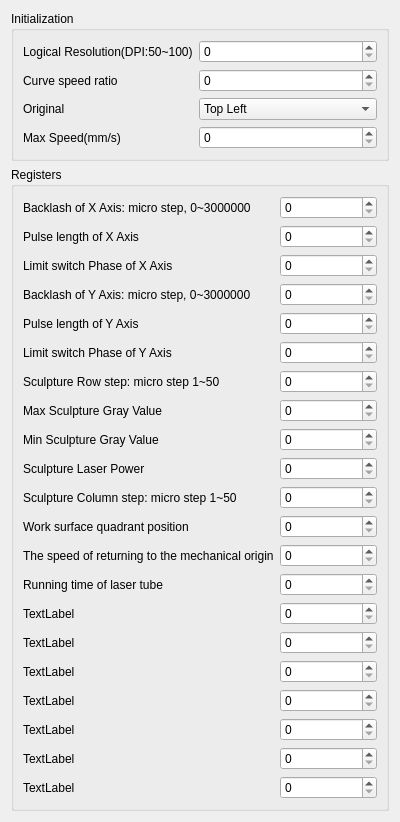
          <widget class="QWidget" name="scrollAreaWidgetContents">
           <property name="geometry">
            <rect>
             <x>0</x>
             <y>0</y>
             <width>400</width>
             <height>726</height>
            </rect>
           </property>
           <layout class="QVBoxLayout" name="verticalLayout_15">
            <item>
             <widget class="QGroupBox" name="groupBox_9">
              <property name="title">
               <string>Initialization</string>
              </property>
              <layout class="QFormLayout" name="formLayout_4">
               <item row="0" column="0">
                <widget class="QLabel" name="label_33">
                 <property name="text">
                  <string>Logical Resolution(DPI:50~100)</string>
                 </property>
                </widget>
               </item>
               <item row="1" column="0">
                <widget class="QLabel" name="label_34">
                 <property name="text">
                  <string>Curve speed ratio</string>
                 </property>
                </widget>
               </item>
               <item row="2" column="0">
                <widget class="QLabel" name="label_35">
                 <property name="text">
                  <string>Original</string>
                 </property>
                </widget>
               </item>
               <item row="3" column="0">
                <widget class="QLabel" name="label_36">
                 <property name="text">
                  <string>Max Speed(mm/s)</string>
                 </property>
                </widget>
               </item>
               <item row="0" column="1">
                <widget class="QSpinBox" name="spinBox_15"/>
               </item>
               <item row="1" column="1">
                <widget class="QSpinBox" name="spinBox_16"/>
               </item>
               <item row="3" column="1">
                <widget class="QSpinBox" name="spinBox_18"/>
               </item>
               <item row="2" column="1">
                <widget class="QComboBox" name="comboBox_5">
                 <item>
                  <property name="text">
                   <string>Top Left</string>
                  </property>
                 </item>
                 <item>
                  <property name="text">
                   <string>Top Right</string>
                  </property>
                 </item>
                 <item>
                  <property name="text">
                   <string>Bottom Left</string>
                  </property>
                 </item>
                 <item>
                  <property name="text">
                   <string>Bottom Right</string>
                  </property>
                 </item>
                </widget>
               </item>
              </layout>
             </widget>
            </item>
            <item>
             <widget class="QGroupBox" name="groupBox_10">
              <property name="title">
               <string>Registers</string>
              </property>
              <layout class="QFormLayout" name="formLayout_5">
               <item row="0" column="0">
                <widget class="QLabel" name="label_37">
                 <property name="text">
                  <string>Backlash of X Axis: micro step, 0~3000000</string>
                 </property>
                </widget>
               </item>
               <item row="0" column="1">
                <widget class="QSpinBox" name="spinBox_19"/>
               </item>
               <item row="1" column="0">
                <widget class="QLabel" name="label_38">
                 <property name="text">
                  <string>Pulse length of X Axis</string>
                 </property>
                </widget>
               </item>
               <item row="1" column="1">
                <widget class="QSpinBox" name="spinBox_20"/>
               </item>
               <item row="2" column="0">
                <widget class="QLabel" name="label_39">
                 <property name="text">
                  <string>Limit switch Phase of X Axis</string>
                 </property>
                </widget>
               </item>
               <item row="2" column="1">
                <widget class="QSpinBox" name="spinBox_21"/>
               </item>
               <item row="3" column="0">
                <widget class="QLabel" name="label_40">
                 <property name="text">
                  <string>Backlash of Y Axis: micro step, 0~3000000</string>
                 </property>
                </widget>
               </item>
               <item row="3" column="1">
                <widget class="QSpinBox" name="spinBox_22"/>
               </item>
               <item row="4" column="0">
                <widget class="QLabel" name="label_41">
                 <property name="text">
                  <string>Pulse length of Y Axis</string>
                 </property>
                </widget>
               </item>
               <item row="4" column="1">
                <widget class="QSpinBox" name="spinBox_23"/>
               </item>
               <item row="5" column="0">
                <widget class="QLabel" name="label_42">
                 <property name="text">
                  <string>Limit switch Phase of Y Axis</string>
                 </property>
                </widget>
               </item>
               <item row="5" column="1">
                <widget class="QSpinBox" name="spinBox_24"/>
               </item>
               <item row="6" column="0">
                <widget class="QLabel" name="label_43">
                 <property name="text">
                  <string>Sculpture Row step: micro step 1~50</string>
                 </property>
                </widget>
               </item>
               <item row="6" column="1">
                <widget class="QSpinBox" name="spinBox_25"/>
               </item>
               <item row="7" column="0">
                <widget class="QLabel" name="label_44">
                 <property name="text">
                  <string>Max Sculpture Gray Value</string>
                 </property>
                </widget>
               </item>
               <item row="7" column="1">
                <widget class="QSpinBox" name="spinBox_26"/>
               </item>
               <item row="8" column="0">
                <widget class="QLabel" name="label_45">
                 <property name="text">
                  <string>Min Sculpture Gray Value</string>
                 </property>
                </widget>
               </item>
               <item row="8" column="1">
                <widget class="QSpinBox" name="spinBox_27"/>
               </item>
               <item row="9" column="0">
                <widget class="QLabel" name="label_46">
                 <property name="text">
                  <string>Sculpture Laser Power</string>
                 </property>
                </widget>
               </item>
               <item row="9" column="1">
                <widget class="QSpinBox" name="spinBox_28"/>
               </item>
               <item row="10" column="0">
                <widget class="QLabel" name="label_47">
                 <property name="text">
                  <string>Sculpture Column step: micro step 1~50</string>
                 </property>
                </widget>
               </item>
               <item row="10" column="1">
                <widget class="QSpinBox" name="spinBox_29"/>
               </item>
               <item row="11" column="0">
                <widget class="QLabel" name="label_48">
                 <property name="text">
                  <string>Work surface quadrant position</string>
                 </property>
                </widget>
               </item>
               <item row="12" column="0">
                <widget class="QLabel" name="label_49">
                 <property name="text">
                  <string>The speed of returning to the mechanical origin</string>
                 </property>
                </widget>
               </item>
               <item row="13" column="0">
                <widget class="QLabel" name="label_50">
                 <property name="text">
                  <string>Running time of laser tube</string>
                 </property>
                </widget>
               </item>
               <item row="14" column="0">
                <widget class="QLabel" name="label_51">
                 <property name="text">
                  <string>TextLabel</string>
                 </property>
                </widget>
               </item>
               <item row="15" column="0">
                <widget class="QLabel" name="label_52">
                 <property name="text">
                  <string>TextLabel</string>
                 </property>
                </widget>
               </item>
               <item row="16" column="0">
                <widget class="QLabel" name="label_53">
                 <property name="text">
                  <string>TextLabel</string>
                 </property>
                </widget>
               </item>
               <item row="17" column="0">
                <widget class="QLabel" name="label_54">
                 <property name="text">
                  <string>TextLabel</string>
                 </property>
                </widget>
               </item>
               <item row="18" column="0">
                <widget class="QLabel" name="label_55">
                 <property name="text">
                  <string>TextLabel</string>
                 </property>
                </widget>
               </item>
               <item row="19" column="0">
                <widget class="QLabel" name="label_56">
                 <property name="text">
                  <string>TextLabel</string>
                 </property>
                </widget>
               </item>
               <item row="20" column="0">
                <widget class="QLabel" name="label_57">
                 <property name="text">
                  <string>TextLabel</string>
                 </property>
                </widget>
               </item>
               <item row="11" column="1">
                <widget class="QSpinBox" name="spinBox_30"/>
               </item>
               <item row="12" column="1">
                <widget class="QSpinBox" name="spinBox_31"/>
               </item>
               <item row="13" column="1">
                <widget class="QSpinBox" name="spinBox_32"/>
               </item>
               <item row="14" column="1">
                <widget class="QSpinBox" name="spinBox_33"/>
               </item>
               <item row="15" column="1">
                <widget class="QSpinBox" name="spinBox_34"/>
               </item>
               <item row="16" column="1">
                <widget class="QSpinBox" name="spinBox_35"/>
               </item>
               <item row="17" column="1">
                <widget class="QSpinBox" name="spinBox_36"/>
               </item>
               <item row="18" column="1">
                <widget class="QSpinBox" name="spinBox_37"/>
               </item>
               <item row="19" column="1">
                <widget class="QSpinBox" name="spinBox_38"/>
               </item>
               <item row="20" column="1">
                <widget class="QSpinBox" name="spinBox_39"/>
               </item>
              </layout>
             </widget>
            </item>
           </layout>
          </widget>
